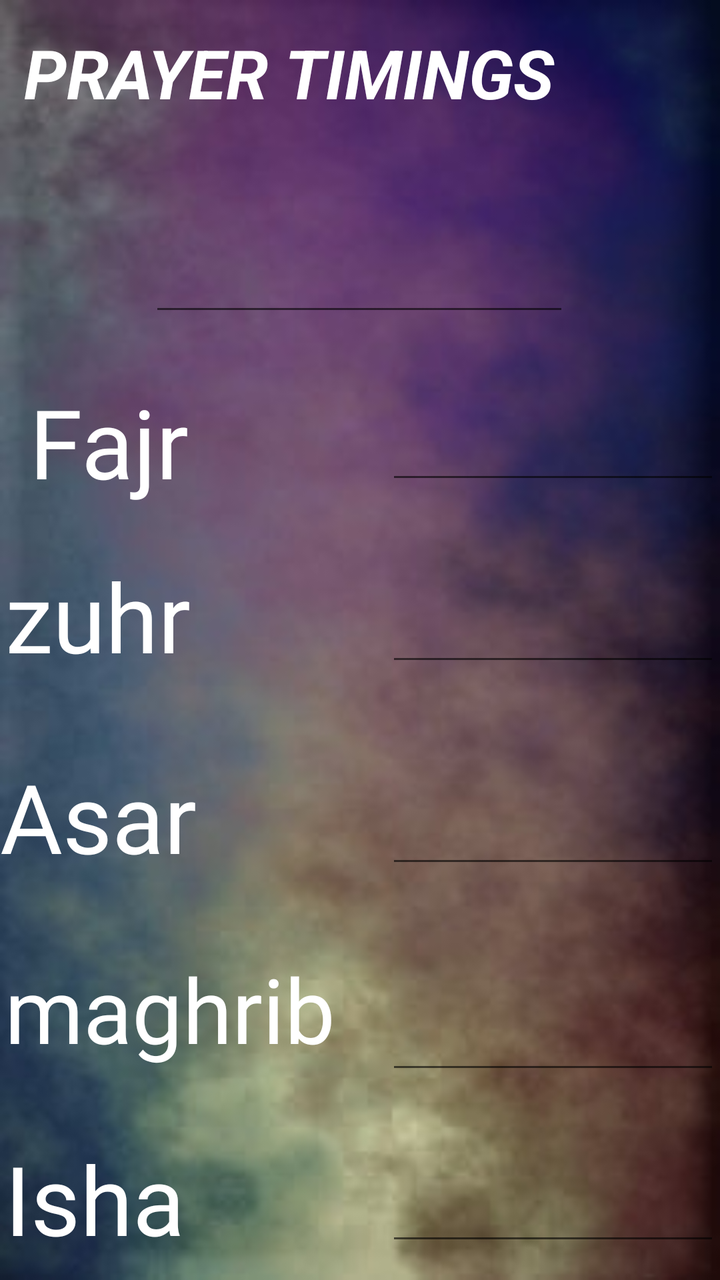
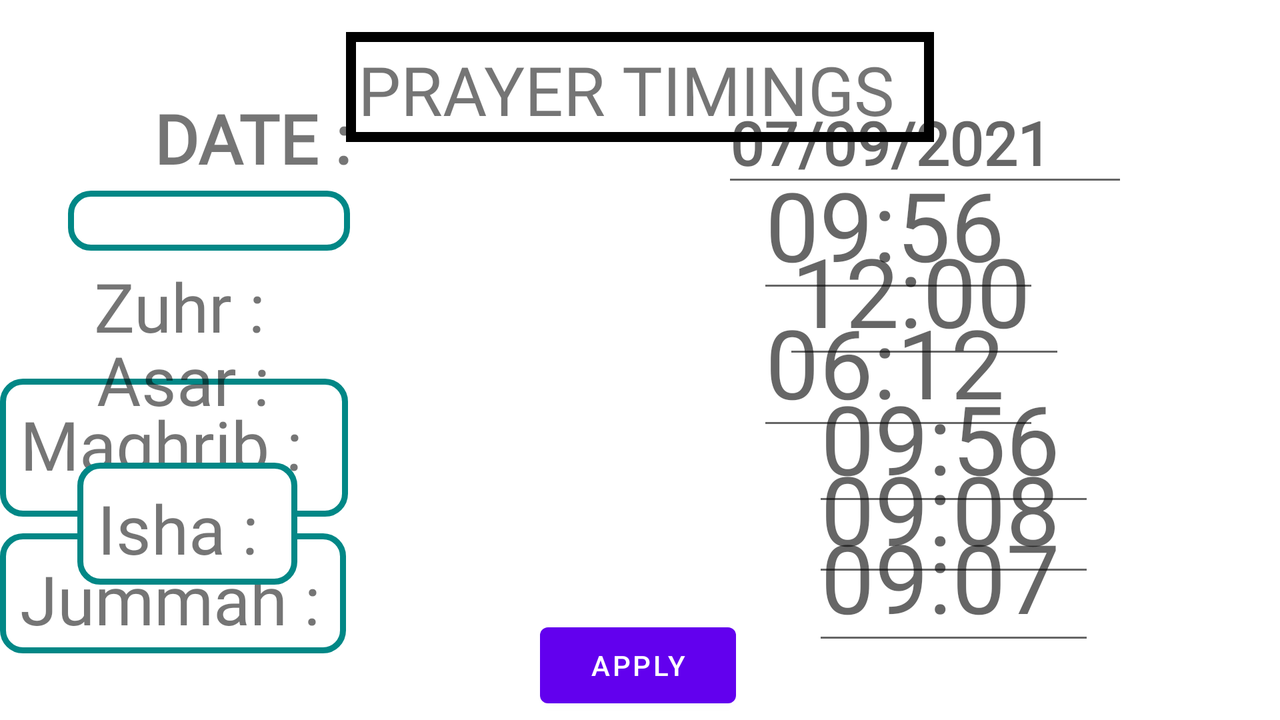

First picture: res/layout/ on a phone held upright. Second picture: the repository's own variant of that layout, on a device whose configuration matches the variant's folder. Source for both follows.
<!-- AndroidManifest.xml: application theme Theme.TheNewCollege -->
<!-- res/layout/activity_masjidadminpanel.xml -->
<?xml version="1.0" encoding="utf-8"?>
<androidx.constraintlayout.widget.ConstraintLayout xmlns:android="http://schemas.android.com/apk/res/android"
    xmlns:app="http://schemas.android.com/apk/res-auto"
    xmlns:tools="http://schemas.android.com/tools"
    android:layout_width="match_parent"
    android:layout_height="match_parent"
    android:background="@drawable/coloursplashedited"
    tools:context=".masjidadminpanel_activity">

    <TextView
        android:id="@+id/textView2"
        android:layout_width="wrap_content"
        android:layout_height="wrap_content"
        android:fontFamily="@font/audiowide"
        android:text="Fajr"
        android:textAppearance="@style/TextAppearance.AppCompat.Body1"
        android:textColor="@color/white"
        android:textSize="48sp"
        app:layout_constraintBottom_toBottomOf="parent"
        app:layout_constraintEnd_toEndOf="parent"
        app:layout_constraintHorizontal_bias="0.052"
        app:layout_constraintStart_toStartOf="parent"
        app:layout_constraintTop_toTopOf="parent"
        app:layout_constraintVertical_bias="0.328" />

    <TextView
        android:id="@+id/textView3"
        android:layout_width="wrap_content"
        android:layout_height="wrap_content"
        android:fontFamily="@font/audiowide"
        android:text="zuhr"
        android:textAppearance="@style/TextAppearance.AppCompat.Body1"
        android:textColor="@color/white"
        android:textColorHint="@color/white"
        android:textColorLink="@color/white"
        android:textSize="48sp"
        app:layout_constraintBottom_toBottomOf="parent"
        app:layout_constraintEnd_toEndOf="parent"
        app:layout_constraintHorizontal_bias="0.01"
        app:layout_constraintStart_toStartOf="parent"
        app:layout_constraintTop_toTopOf="parent"
        app:layout_constraintVertical_bias="0.479" />

    <TextView
        android:id="@+id/textView4"
        android:layout_width="wrap_content"
        android:layout_height="wrap_content"
        android:fontFamily="@font/audiowide"
        android:text="Asar"
        android:textAppearance="@style/TextAppearance.AppCompat.Body1"
        android:textColor="@color/white"
        android:textSize="48sp"
        app:layout_constraintBottom_toBottomOf="parent"
        app:layout_constraintEnd_toEndOf="parent"
        app:layout_constraintHorizontal_bias="0.0"
        app:layout_constraintStart_toStartOf="parent"
        app:layout_constraintTop_toTopOf="parent"
        app:layout_constraintVertical_bias="0.653" />

    <TextView
        android:id="@+id/textView6"
        android:layout_width="wrap_content"
        android:layout_height="wrap_content"
        android:fontFamily="@font/audiowide"
        android:text="Isha"
        android:textAppearance="@style/TextAppearance.AppCompat.Body1"
        android:textColor="@color/white"
        android:textSize="48sp"
        app:layout_constraintBottom_toBottomOf="parent"
        app:layout_constraintEnd_toEndOf="parent"
        app:layout_constraintHorizontal_bias="0.009"
        app:layout_constraintStart_toStartOf="parent"
        app:layout_constraintTop_toTopOf="parent"
        app:layout_constraintVertical_bias="0.985" />

    <EditText
        android:id="@+id/editTextTime2"
        style="@android:style/Widget.AutoCompleteTextView"
        android:layout_width="167dp"
        android:layout_height="57dp"
        android:ems="10"
        android:inputType="time"
        android:textColor="@color/white"
        android:textColorHint="@android:color/holo_green_light"
        android:textSize="34sp"
        android:textStyle="bold"
        android:visibility="visible"
        app:layout_constraintBottom_toBottomOf="parent"
        app:layout_constraintEnd_toEndOf="parent"
        app:layout_constraintHorizontal_bias="1.0"
        app:layout_constraintStart_toStartOf="parent"
        app:layout_constraintTop_toTopOf="parent"
        app:layout_constraintVertical_bias="0.326" />

    <EditText
        android:id="@+id/editTextTime3"
        android:layout_width="167dp"
        android:layout_height="57dp"
        android:ems="10"
        android:inputType="time"
        android:textColor="@color/white"
        android:textSize="34sp"
        android:textStyle="bold"
        app:layout_constraintBottom_toBottomOf="parent"
        app:layout_constraintEnd_toEndOf="parent"
        app:layout_constraintHorizontal_bias="1.0"
        app:layout_constraintStart_toStartOf="parent"
        app:layout_constraintTop_toTopOf="parent"
        app:layout_constraintVertical_bias="0.482"
        tools:ignore="SpeakableTextPresentCheck" />

    <EditText
        android:id="@+id/editTextTime4"
        android:layout_width="167dp"
        android:layout_height="57dp"
        android:ems="10"
        android:inputType="time"
        android:textColor="@color/white"
        android:textSize="34sp"
        android:textStyle="bold"
        app:layout_constraintBottom_toBottomOf="parent"
        app:layout_constraintEnd_toEndOf="parent"
        app:layout_constraintHorizontal_bias="1.0"
        app:layout_constraintStart_toStartOf="parent"
        app:layout_constraintTop_toTopOf="parent"
        app:layout_constraintVertical_bias="0.655" />

    <EditText
        android:id="@+id/editTextTime5"
        android:layout_width="167dp"
        android:layout_height="57dp"
        android:ems="10"
        android:inputType="time"
        android:textColor="@color/white"
        android:textSize="34sp"
        android:textStyle="bold"
        app:layout_constraintBottom_toBottomOf="parent"
        app:layout_constraintEnd_toEndOf="parent"
        app:layout_constraintHorizontal_bias="1.0"
        app:layout_constraintStart_toStartOf="parent"
        app:layout_constraintTop_toTopOf="parent"
        app:layout_constraintVertical_bias="0.832" />

    <EditText
        android:id="@+id/editTextTime6"
        android:layout_width="167dp"
        android:layout_height="57dp"
        android:ems="10"
        android:inputType="time"
        android:textColor="@color/white"
        android:textSize="34sp"
        android:textStyle="bold"
        app:layout_constraintBottom_toBottomOf="parent"
        app:layout_constraintEnd_toEndOf="parent"
        app:layout_constraintHorizontal_bias="1.0"
        app:layout_constraintStart_toStartOf="parent"
        app:layout_constraintTop_toTopOf="parent"
        app:layout_constraintVertical_bias="0.979" />

    <EditText
        android:id="@+id/editTextDate"
        android:layout_width="wrap_content"
        android:layout_height="wrap_content"
        android:ems="10"
        android:inputType="date"
        android:minHeight="48dp"
        android:textColor="@color/white"
        app:layout_constraintBottom_toBottomOf="parent"
        app:layout_constraintEnd_toEndOf="parent"
        app:layout_constraintHorizontal_bias="0.497"
        app:layout_constraintStart_toStartOf="parent"
        app:layout_constraintTop_toTopOf="parent"
        app:layout_constraintVertical_bias="0.194" />

    <TextView
        android:id="@+id/textView7"
        android:layout_width="348dp"
        android:layout_height="69dp"
        android:text="prayer timings"
        android:textAllCaps="true"
        android:textColor="@color/white"
        android:textSize="34sp"
        android:textStyle="bold|italic"
        app:layout_constraintBottom_toBottomOf="parent"
        app:layout_constraintEnd_toEndOf="parent"
        app:layout_constraintHorizontal_bias="1.0"
        app:layout_constraintStart_toStartOf="parent"
        app:layout_constraintTop_toTopOf="parent"
        app:layout_constraintVertical_bias="0.024" />

    <TextView
        android:id="@+id/textView5"
        android:layout_width="213dp"
        android:layout_height="70dp"
        android:fontFamily="@font/audiowide"
        android:text="maghrib"
        android:textColor="@color/white"
        android:textSize="45sp"
        app:layout_constraintBottom_toBottomOf="parent"
        app:layout_constraintEnd_toEndOf="parent"
        app:layout_constraintHorizontal_bias="0.015"
        app:layout_constraintStart_toStartOf="parent"
        app:layout_constraintTop_toTopOf="parent"
        app:layout_constraintVertical_bias="0.832" />

    <androidx.constraintlayout.widget.Guideline
        android:id="@+id/guideline2"
        android:layout_width="wrap_content"
        android:layout_height="wrap_content"
        android:orientation="horizontal"
        app:layout_constraintGuide_begin="302dp" />

    <androidx.constraintlayout.widget.Guideline
        android:id="@+id/guideline3"
        android:layout_width="wrap_content"
        android:layout_height="wrap_content"
        android:orientation="horizontal"
        app:layout_constraintGuide_begin="412dp" />

    <androidx.constraintlayout.widget.Guideline
        android:id="@+id/guideline4"
        android:layout_width="wrap_content"
        android:layout_height="wrap_content"
        android:orientation="horizontal"
        app:layout_constraintGuide_begin="527dp" />

    <androidx.constraintlayout.widget.Guideline
        android:id="@+id/guideline5"
        android:layout_width="wrap_content"
        android:layout_height="wrap_content"
        android:orientation="horizontal"
        app:layout_constraintGuide_begin="650dp" />

</androidx.constraintlayout.widget.ConstraintLayout>
<!-- resources referenced by this layout -->
<resources>
  <color name="white">#FFFFFFFF</color>
  <!-- drawable coloursplashedited: jpg bitmap (drawable, 33937 bytes) -->
  <style name="Theme.TheNewCollege" parent="Theme.MaterialComponents.DayNight.DarkActionBar">
          
          <item name="colorPrimary">@color/purple_500</item>
          <item name="colorPrimaryVariant">@color/purple_700</item>
          <item name="colorOnPrimary">@color/white</item>
          
          <item name="colorSecondary">@color/teal_200</item>
          <item name="colorSecondaryVariant">@color/teal_700</item>
          <item name="colorOnSecondary">@color/black</item>
          
          <item name="android:statusBarColor" tools:targetApi="l">?attr/colorPrimaryVariant</item>
          
      </style>
  <color name="purple_500">#FF6200EE</color>
  <color name="purple_700">#EE2400</color>
  <color name="teal_200">#FF03DAC5</color>
  <color name="teal_700">#FF018786</color>
  <color name="black">#FF000000</color>
</resources>
<!-- res/layout-land/activity_masjidadminpanel.xml (the repository's variant of the layout above) -->
<!-- drawn on the phone turned sideways -->
<?xml version="1.0" encoding="utf-8"?>
<androidx.constraintlayout.widget.ConstraintLayout xmlns:android="http://schemas.android.com/apk/res/android"
    xmlns:app="http://schemas.android.com/apk/res-auto"
    xmlns:tools="http://schemas.android.com/tools"
    android:id="@+id/etprayerdate"
    android:layout_width="match_parent"
    android:layout_height="match_parent"
    android:background="@color/white"
    tools:context=".masjidadminpanel_activity"
    tools:ignore="ExtraText">


    <TextView
        android:id="@+id/tvdate"
        android:layout_width="wrap_content"
        android:layout_height="wrap_content"

        android:fontFamily="@font/audiowide"
        android:padding="4dp"
        android:text="Date :"
        android:textAllCaps="true"
        android:textSize="34sp"
        android:textStyle="bold"
        app:layout_constraintBottom_toBottomOf="parent"
        app:layout_constraintEnd_toEndOf="parent"
        app:layout_constraintHorizontal_bias="0.137"
        app:layout_constraintStart_toStartOf="parent"
        app:layout_constraintTop_toTopOf="parent"
        app:layout_constraintVertical_bias="0.138" />

    <EditText
        android:id="@+id/etdate1"
        android:layout_width="203dp"
        android:layout_height="56dp"
        android:ems="10"
        android:fontFamily="@font/aldrich"
        android:hint="07/09/2021"
        android:inputType="date"
        android:textSize="30sp"
        android:textStyle="bold"
        app:layout_constraintBottom_toBottomOf="parent"
        app:layout_constraintEnd_toEndOf="parent"
        app:layout_constraintHorizontal_bias="0.826"
        app:layout_constraintStart_toStartOf="parent"
        app:layout_constraintTop_toTopOf="parent"
        app:layout_constraintVertical_bias="0.139" />

    <TextView
        android:id="@+id/tvfajr"
        android:layout_width="141dp"
        android:layout_height="30dp"
        android:background="@drawable/tvfajr_border"
        android:fontFamily="@font/abril_fatface"
        android:padding="10dp"
        android:text="Fajr :"
        android:textSize="34sp"
        app:layout_constraintBottom_toBottomOf="parent"
        app:layout_constraintEnd_toEndOf="parent"
        app:layout_constraintHorizontal_bias="0.068"
        app:layout_constraintStart_toStartOf="parent"
        app:layout_constraintTop_toTopOf="parent"
        app:layout_constraintVertical_bias="0.289" />

    <TextView
        android:id="@+id/textView5"
        android:layout_width="174dp"
        android:layout_height="69dp"
        android:background="@drawable/tvmaghrib_border"
        android:fontFamily="@font/abril_fatface"
        android:padding="10dp"
        android:text="Maghrib :"
        android:textSize="34sp"
        app:layout_constraintBottom_toBottomOf="parent"
        app:layout_constraintStart_toStartOf="parent"
        app:layout_constraintTop_toTopOf="parent"
        app:layout_constraintVertical_bias="0.651" />

    <TextView
        android:id="@+id/textView6"
        android:layout_width="173dp"
        android:layout_height="60dp"
        android:background="@drawable/tvmaghrib_border"
        android:fontFamily="@font/abril_fatface"
        android:padding="10dp"
        android:text="Jummah :"
        android:textSize="34sp"
        app:layout_constraintBottom_toBottomOf="parent"
        app:layout_constraintEnd_toEndOf="parent"
        app:layout_constraintHorizontal_bias="0.0"
        app:layout_constraintStart_toStartOf="parent"
        app:layout_constraintTop_toTopOf="parent"
        app:layout_constraintVertical_bias="0.889" />

    <TextView
        android:id="@+id/textView7"
        android:layout_width="118dp"
        android:layout_height="65dp"
        android:background="@drawable/tvzuhr_border"
        android:fontFamily="@font/abril_fatface"
        android:padding="10dp"
        android:text="Zuhr :"
        android:textSize="34sp"
        app:layout_constraintBottom_toBottomOf="parent"
        app:layout_constraintEnd_toEndOf="parent"
        app:layout_constraintHorizontal_bias="0.071"
        app:layout_constraintStart_toStartOf="parent"
        app:layout_constraintTop_toTopOf="parent"
        app:layout_constraintVertical_bias="0.408" />

    <Button
        android:id="@+id/button"
        android:layout_width="98dp"
        android:layout_height="50dp"
        android:text="Apply"
        app:layout_constraintBottom_toBottomOf="parent"
        app:layout_constraintEnd_toEndOf="parent"
        app:layout_constraintHorizontal_bias="0.498"
        app:layout_constraintStart_toStartOf="parent"
        app:layout_constraintTop_toTopOf="parent"
        app:layout_constraintVertical_bias="0.992" />

    <TextView
        android:id="@+id/textView8"
        android:layout_width="109dp"
        android:layout_height="61dp"
        android:background="@drawable/tvasar_border"
        android:fontFamily="@font/abril_fatface"
        android:padding="10dp"
        android:text="Asar :"
        android:textSize="34sp"
        app:layout_constraintBottom_toBottomOf="parent"
        app:layout_constraintEnd_toEndOf="parent"
        app:layout_constraintHorizontal_bias="0.072"
        app:layout_constraintStart_toStartOf="parent"
        app:layout_constraintTop_toTopOf="parent"
        app:layout_constraintVertical_bias="0.525" />

    <TextView
        android:id="@+id/textView9"
        android:layout_width="110dp"
        android:layout_height="61dp"
        android:background="@drawable/tvmaghrib_border"
        android:fontFamily="@font/abril_fatface"
        android:padding="10dp"
        android:text="Isha :"
        android:textSize="34sp"
        app:layout_constraintBottom_toBottomOf="parent"
        app:layout_constraintEnd_toEndOf="parent"
        app:layout_constraintHorizontal_bias="0.073"
        app:layout_constraintStart_toStartOf="parent"
        app:layout_constraintTop_toTopOf="parent"
        app:layout_constraintVertical_bias="0.774" />

    <TextView
        android:id="@+id/textView"
        android:layout_width="294dp"
        android:layout_height="55dp"
        android:layout_marginTop="16dp"
        android:background="@drawable/tvprayertimings_border"
        android:fontFamily="@font/abril_fatface"
        android:text="PRAYER TIMINGS"
        android:padding="6dp"
        android:textSize="34sp"
        app:layout_constraintEnd_toEndOf="parent"
        app:layout_constraintStart_toStartOf="parent"
        app:layout_constraintTop_toTopOf="parent" />

    <EditText
        android:id="@+id/editTextTime"
        android:layout_width="141dp"
        android:layout_height="68dp"
        android:ems="10"
        android:hint="06:12"
        android:inputType="time"
        android:textSize="48sp"
        app:layout_constraintBottom_toBottomOf="parent"
        app:layout_constraintEnd_toEndOf="parent"
        app:layout_constraintHorizontal_bias="0.759"
        app:layout_constraintStart_toStartOf="parent"
        app:layout_constraintTop_toTopOf="parent"
        app:layout_constraintVertical_bias="0.52" />

    <EditText
        android:id="@+id/editTextTime2"
        android:layout_width="141dp"
        android:layout_height="68dp"
        android:ems="10"
        android:hint="09:56"
        android:inputType="time"
        android:textSize="48sp"
        app:layout_constraintBottom_toBottomOf="parent"
        app:layout_constraintEnd_toEndOf="parent"
        app:layout_constraintHorizontal_bias="0.814"
        app:layout_constraintStart_toStartOf="parent"
        app:layout_constraintTop_toTopOf="parent"
        app:layout_constraintVertical_bias="0.651" />

    <EditText
        android:id="@+id/editTextTime3"
        android:layout_width="141dp"
        android:layout_height="68dp"
        android:ems="10"
        android:hint="12:00"
        android:inputType="time"
        android:textSize="48sp"
        app:layout_constraintBottom_toBottomOf="parent"
        app:layout_constraintEnd_toEndOf="parent"
        app:layout_constraintHorizontal_bias="0.785"
        app:layout_constraintStart_toStartOf="parent"
        app:layout_constraintTop_toTopOf="parent"
        app:layout_constraintVertical_bias="0.398" />

    <EditText
        android:id="@+id/editTextTime4"
        android:layout_width="141dp"
        android:layout_height="68dp"
        android:ems="10"
        android:hint="09:56"
        android:inputType="time"
        android:textSize="48sp"
        app:layout_constraintBottom_toBottomOf="parent"
        app:layout_constraintEnd_toEndOf="@+id/editTextTime"
        app:layout_constraintHorizontal_bias="1.0"
        app:layout_constraintStart_toStartOf="parent"
        app:layout_constraintTop_toTopOf="parent"
        app:layout_constraintVertical_bias="0.285" />

    <EditText
        android:id="@+id/editTextTime5"
        android:layout_width="141dp"
        android:layout_height="68dp"
        android:ems="10"
        android:hint="09:08"
        android:inputType="time"
        android:textSize="48sp"
        app:layout_constraintBottom_toBottomOf="parent"
        app:layout_constraintEnd_toEndOf="parent"
        app:layout_constraintHorizontal_bias="0.814"
        app:layout_constraintStart_toStartOf="parent"
        app:layout_constraintTop_toTopOf="parent"
        app:layout_constraintVertical_bias="0.772" />

    <EditText
        android:id="@+id/editTextTime6"
        android:layout_width="141dp"
        android:layout_height="68dp"
        android:ems="10"
        android:hint="09:07"
        android:inputType="time"
        android:textSize="48sp"
        app:layout_constraintBottom_toBottomOf="parent"
        app:layout_constraintEnd_toEndOf="parent"
        app:layout_constraintHorizontal_bias="0.814"
        app:layout_constraintStart_toStartOf="parent"
        app:layout_constraintTop_toTopOf="parent"
        app:layout_constraintVertical_bias="0.888" />

</androidx.constraintlayout.widget.ConstraintLayout>
<!-- resources referenced by the variant -->
<!-- as the phone turned sideways resolves them -->
<resources>
  <color name="white">#FFFFFFFF</color>
  <!-- drawable tvfajr_border (drawable) -->
  <?xml version="1.0" encoding="utf-8"?>
  <selector xmlns:tools="http://schemas.android.com/tools" xmlns:android="http://schemas.android.com/apk/res/android">
  
      <item android:state_enabled="true" tools:ignore="StateListReachable">
          <shape android:shape="rectangle" tools:ignore="StateListReachable">
  
              <solid android:color="@android:color/white"/>
              <corners android:radius="10dp"/>
              <stroke android:color="@color/teal_700" android:width="3dp"/>
  
  
          </shape>
      </item>
  
      <item android:state_enabled="true" >
          <shape android:shape="rectangle">
              <solid android:color="@android:color/white"/>
              <corners android:radius="10dp"/>
              <stroke android:color="@color/teal_700" android:width="1dp"/>
  
  
          </shape>
      </item>
  
  </selector>
  <!-- drawable tvmaghrib_border (drawable) -->
  <?xml version="1.0" encoding="utf-8"?>
  <selector xmlns:tools="http://schemas.android.com/tools" xmlns:android="http://schemas.android.com/apk/res/android">
  
      <item android:state_enabled="true" tools:ignore="StateListReachable">
          <shape android:shape="rectangle">
  
              <solid android:color="@android:color/white"/>
              <corners android:radius="10dp"/>
              <stroke android:color="@color/teal_700" android:width="3dp"/>
  
  
          </shape>
      </item>
  
      <item android:state_enabled="true" >
          <shape android:shape="rectangle">
              <solid android:color="@android:color/white"/>
              <corners android:radius="10dp"/>
              <stroke android:color="@color/teal_700" android:width="1dp"/>
  
  
          </shape>
      </item>
  
  </selector>
  <!-- drawable tvprayertimings_border (drawable) -->
  <?xml version="1.0" encoding="utf-8"?>
  <shape xmlns:android="http://schemas.android.com/apk/res/android"
      android:shape="rectangle">
      <stroke
          android:color="@color/black"
         
          android:width="5dp"/>
  
  </shape>
  <style name="Theme.TheNewCollege" parent="Theme.MaterialComponents.DayNight.DarkActionBar">
          
          <item name="colorPrimary">@color/purple_500</item>
          <item name="colorPrimaryVariant">@color/purple_700</item>
          <item name="colorOnPrimary">@color/white</item>
          
          <item name="colorSecondary">@color/teal_200</item>
          <item name="colorSecondaryVariant">@color/teal_700</item>
          <item name="colorOnSecondary">@color/black</item>
          
          <item name="android:statusBarColor" tools:targetApi="l">?attr/colorPrimaryVariant</item>
          
      </style>
  <color name="teal_700">#FF018786</color>
  <color name="black">#FF000000</color>
  <color name="purple_500">#FF6200EE</color>
  <color name="purple_700">#EE2400</color>
  <color name="teal_200">#FF03DAC5</color>
</resources>
